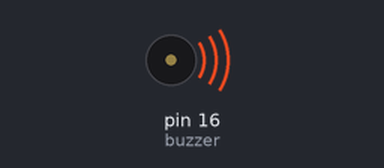
The sketch below on a simulated Arduino Uno, built with avr-gcc and run on an emulated ATmega328P. Shown: buzzer (waves = sounding).

Above: at 0.5 s.
Timing chart, 0 to 4.6 s (numbered marks = the images above):
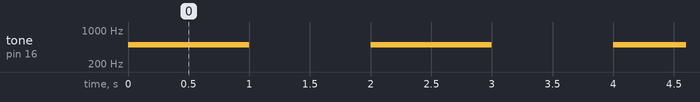

The sketch:

16.Buzzer.ino
```cpp
#define buzzer 16

void setup(){
  pinMode(buzzer, OUTPUT);
}

void loop(){
  tone(buzzer, 500); // Send 500Hz sound signal...
  delay(1000);
  noTone(buzzer);
  delay(1000);
}
```

Measured:
- by itself, tone on pin 16 (buzzer): alternates 500 Hz for 1.0 s and silent for 1.0 s
